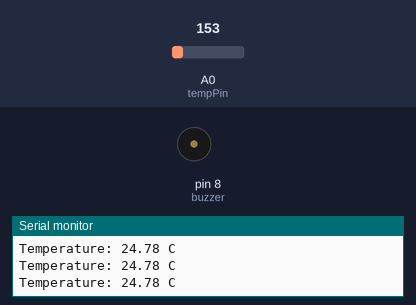
Bench run of a sketch on a simulated Arduino Uno, built with avr-gcc and run on an emulated ATmega328P. On the bench: buzzer (waves = sounding), the last lines printed to the serial monitor. The test bench sets the inputs (shaded band); at power-on: A0 (tempPin) = 153.

Above: at 1.3 s.
1.4 s: A0 (tempPin) set to 180
At 2.7 s:
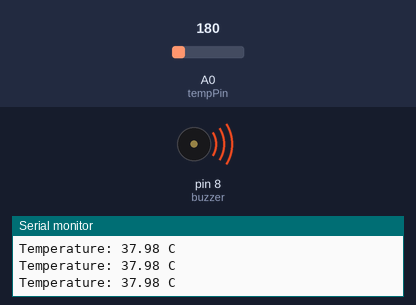
3.0 s: A0 (tempPin) set to 175
Timing chart, 0 to 6.0 s (numbered marks = the images above; inputs shaded):
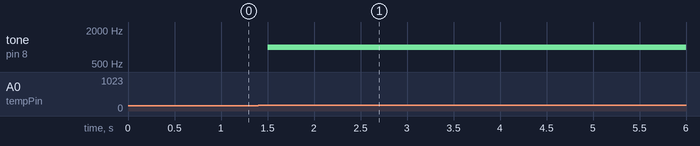

The sketch:

sketch.ino
```cpp
int tempPin = A0;
int buzzer = 8;

void setup() {
  pinMode(buzzer, OUTPUT);
  Serial.begin(9600);
}

void loop() {

  int reading = analogRead(tempPin);

  float voltage = reading * 5.0 / 1023.0;

  float temperature = (voltage - 0.5) * 100;

  Serial.print("Temperature: ");
  Serial.print(temperature);
  Serial.println(" C");

  if (temperature > 30) {
    tone(buzzer, 1000);
  }
  else {
    noTone(buzzer);
  }

  delay(500);
}
```

Measured:
- the behaviour switches between 163 and 164 on A0 (tempPin) (found by bisection; images 0 and 1)
- after the input at 1.4 s, tone on pin 8 (buzzer): silent → 1000 Hz after 0.10 s
